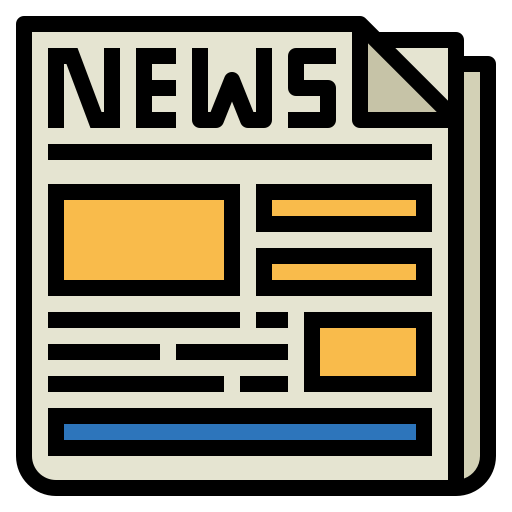
#> input picture Image.png, 512 x 512 px
$ python -i saludo_imagen.py   (imports and definitions only)
#> lines starting #> are read from the running program, lines starting #| are printed output that depends on the picture
### scripts/utils/telegram_client.py
"""
telegram_client.py — Transporte único para la Bot API de Telegram (SRP).
Encapsula URL, sesión HTTP y peticiones (texto, foto, voz) usando `requests`.
Los llamadores deciden qué enviar y cómo tratar la respuesta (`requests.Response`).
"""

import json
import os
from pathlib import Path

import requests


class TelegramClient:
    """Cliente HTTP del Bot API de Telegram (principio de responsabilidad única:
    solo se encarga del transporte; no define contenido ni políticas de envío).

    `bot_token`/`chat_id` opcionales se usan como valores por defecto cuando la
    llamada no los suministra explícitamente.
    """

    API_BASE = "https://api.telegram.org/bot{token}/{method}"

    def __init__(self, bot_token: str = "", chat_id: str = ""):
#> further down, picture is the input picture: PIL image 512x512 RGBA; mean R, G, B, A 99.8, 95.8, 81.1, 220.7
        self.bot_token = bot_token or ""
        self.chat_id = chat_id or ""
        self._session = requests.Session()

    # ── Transporte base ──────────────────────────────────────────────────────

    # [55 lines left out: functions _post, send_message, send_photo, send_voice, not called in this run]

### scripts/saludo_imagen.py
"""
Saludo con Imagen IA — Genera y envía por Telegram una imagen de Buenos días /
Buenas tardes / Buenas noches según la hora local. La imagen se adapta a la
fecha: festivos, temporadas y temas variados (dibujo, acuarela, cartoon...),
con públicos y emociones distintas. Nada de terror.

Uso:
    python scripts/saludo_imagen.py                    # genera y envía
    python scripts/saludo_imagen.py --dry-run          # solo genera, no envía
    python scripts/saludo_imagen.py --list-config      # muestra config disponible

Variables de entorno:
    TIPS_BOT_TOKEN / TIPS_CHAT_ID  -> Telegram (igual que tips)
    GEMINI_API_KEY                 -> Google GenAI
    SALUDOS_TZ_OFFSET              -> desfase horario en horas (ej. "2" para CEST)
"""

import json
import os
import random
import sys
from datetime import datetime, timedelta, timezone
from pathlib import Path

import requests

SCRIPT_DIR = Path(__file__).resolve().parent
sys.path.insert(0, str(SCRIPT_DIR))
from utils.telegram_client import TelegramClient
CONFIG_PATH = SCRIPT_DIR / "utils" / "saludos_config.json"
HISTORY_PATH = SCRIPT_DIR.parent / "saludos_history.json"
IMAGES_DIR = SCRIPT_DIR.parent / "files" / "saludos"
HISTORY_MAX = 60

BOT_TOKEN = os.environ.get("TIPS_BOT_TOKEN", "")
CHAT_ID = os.environ.get("SALUDO_CHAT_ID", os.environ.get("TIPS_CHAT_ID", "-1004296712840"))
# [1 line that did not run here, left out]
GEMINI_API_KEY = os.environ.get("GEMINI_API_KEY", "")
TZ_OFFSET = float((os.environ.get("SALUDOS_TZ_OFFSET") or "").strip() or "0")

MODELO_IMAGEN = "gemini-3.1-flash-image"   # Nano Banana 2

CONFIG = {}


# [17 lines left out: functions load_config, load_history, save_history, not called in this run]


def now_local():
    return datetime.now(timezone.utc) + timedelta(hours=TZ_OFFSET)


# [12 lines left out: functions _greeting_for_hour, _festivo, not called in this run]


def _temporada(now):
    return CONFIG["temporadas"].get(now.strftime("%m"), "una estación del año")


# [15 lines left out: functions _pick, _pick_frase, not called in this run]


FONT_CANDIDATOS = ("DejaVuSans-Bold.ttf", "Arial.ttf", "FreeSans.ttf")


# [101 lines left out: functions _cargar_fuente, _color_texto, _enrollar_lineas, _alto_bloque, _encajar_texto, _panel_de_contraste, not called in this run]


def _nitidez(img, objetivo=1024):
    """Garantiza imagen nítida y clara para su publicación.

    - Si viene pequeña, la amplía (Lanczos) a 1024px en su lado mayor.
    - Aplica un enfoque suave (UnsharpMask) para recuperar detalle y contraste,
      sin halos ni artefactos. Devuelve la imagen en modo RGB."""
#> called with objetivo = 1024
    from PIL import Image, ImageFilter

    img = img.convert("RGB")
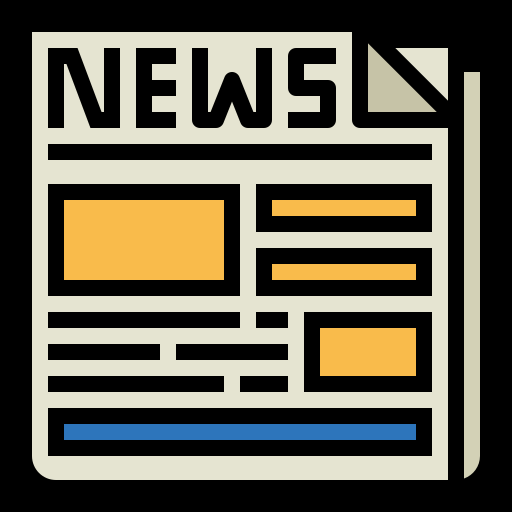
#> img: PIL image 512x512 RGB; mean R, G, B 99.8, 95.8, 81.1
    w, h = img.size
#> w = 512; h = 512
    lado = max(w, h)
#> lado = 512
    if lado < objetivo:
        escala = objetivo / lado
#> escala = 2
        img = img.resize((max(1, int(w * escala)), max(1, int(h * escala))), Image.LANCZOS)
#> img: PIL image 1024x1024 RGB
    img = img.filter(ImageFilter.UnsharpMask(radius=2, percent=115, threshold=3))
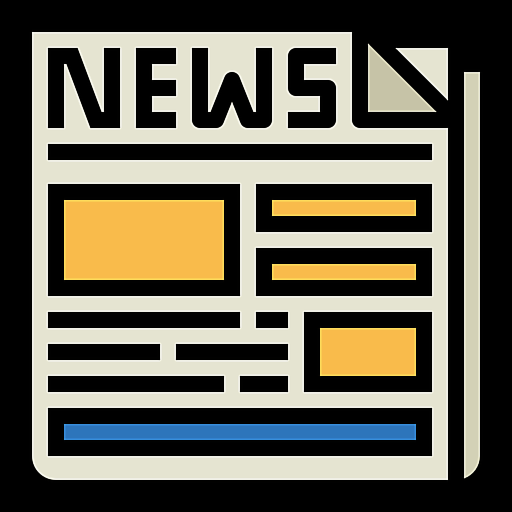
#> img: PIL image 1024x1024 RGB (shown at 1/2 size); mean R, G, B 100.8, 97.1, 83
    return img


# [361 lines left out: functions _superponer_texto, _fecha_legible, _build_prompt, generate_image, fallback_pollinations, fallback_pil and 3 more, not called in this run]


# [2 lines not run here, left out]

>>> from PIL import Image
>>> picture = Image.open('../Image.png')
>>> result = _nitidez(picture)
